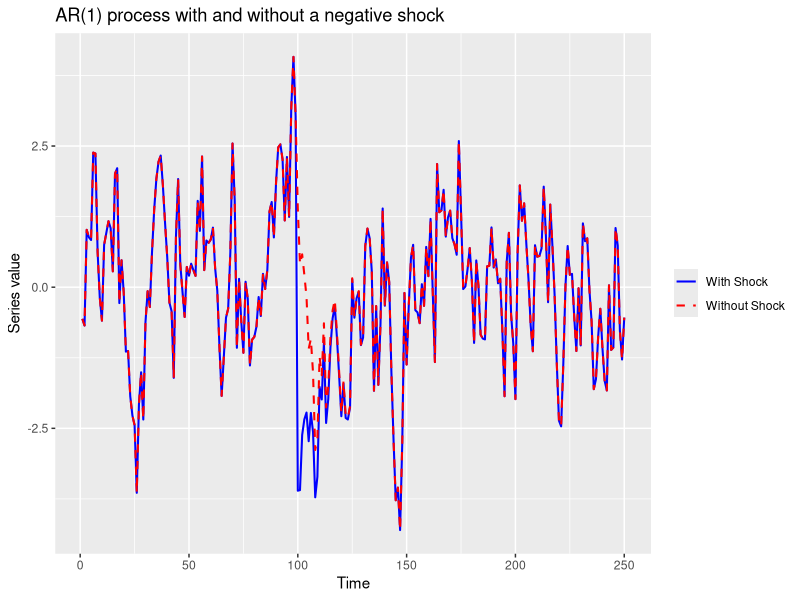
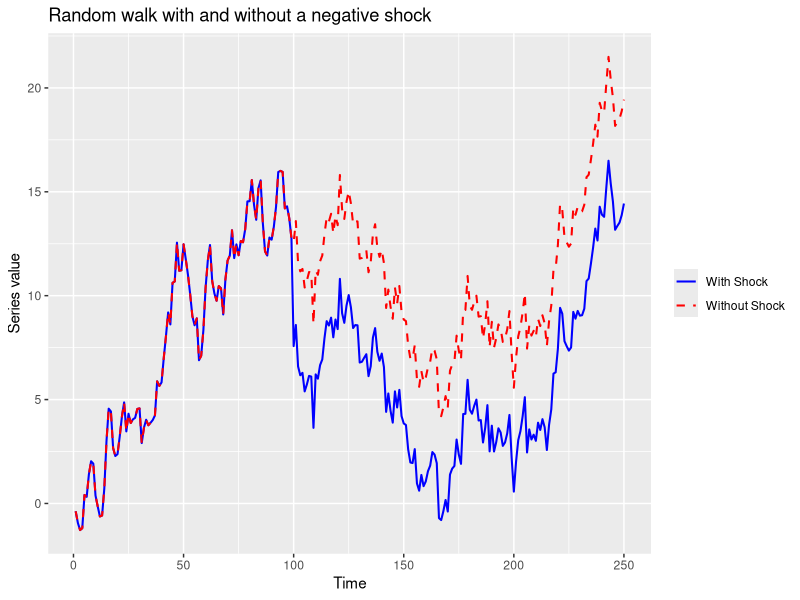

These charts were generated, in order, by the following R code:
## =====================================================
## 1. Prepare environment & set working directory
## =====================================================

# Load packages
library(ggplot2)

# Set working directory (optional for RStudio users)
if (requireNamespace("rstudioapi", quietly = TRUE) && rstudioapi::isAvailable()) {
  setwd(dirname(rstudioapi::getActiveDocumentContext()$path))
}

## =====================================================
## 2. Simulate AR(1) process with and without a shock
## =====================================================

set.seed(123)

n      <- 250               # number of observations
phi    <- 0.8               # AR(1) coefficient
shock_t <- 100              # time of the negative shock
shock_size <- -5            # size of the shock

# Innovations (same for both series)
eps_ar <- rnorm(n)

# AR(1) without shock
Y_ar_noshock <- numeric(n)
Y_ar_noshock[1] <- eps_ar[1]
for (t in 2:n) {
  Y_ar_noshock[t] <- phi * Y_ar_noshock[t - 1] + eps_ar[t]
}

# AR(1) with a negative shock at time shock_t
Y_ar_shock <- numeric(n)
Y_ar_shock[1] <- eps_ar[1]
for (t in 2:n) {
  e_t <- eps_ar[t]
  if (t == shock_t) e_t <- e_t + shock_size
  Y_ar_shock[t] <- phi * Y_ar_shock[t - 1] + e_t
}

# Data frame for plotting
df_ar <- data.frame(
  Time  = rep(1:n, times = 2),
  Value = c(Y_ar_shock, Y_ar_noshock),
  Series = factor(rep(c("With Shock", "Without Shock"),
                      each = n))
)

## =====================================================
## 3. Plot AR(1) process with and without a negative shock
## =====================================================

p_ar <- ggplot(df_ar, aes(x = Time, y = Value, colour = Series, linetype = Series)) +
  geom_line(linewidth = 0.7) +
  scale_colour_manual(values = c("With Shock" = "blue",
                                 "Without Shock" = "red")) +
  scale_linetype_manual(values = c("With Shock" = "solid",
                                   "Without Shock" = "dashed")) +
  labs(title = "AR(1) process with and without a negative shock",
       x = "Time",
       y = "Series value") + 
  theme(legend.title = element_blank())

ggsave("ar1_comparison_plot.png", p_ar,
       width = 6, height = 4, dpi = 300)

## =====================================================
## 4. Simulate random walk with and without a shock
## =====================================================

# Innovations (same for both series)
eps_rw <- rnorm(n)

# Random walk without shock: X_t = X_{t-1} + eps_t
X_rw_noshock <- numeric(n)
X_rw_noshock[1] <- eps_rw[1]
for (t in 2:n) {
  X_rw_noshock[t] <- X_rw_noshock[t - 1] + eps_rw[t]
}

# Random walk with a negative shock at time shock_t
X_rw_shock <- numeric(n)
X_rw_shock[1] <- eps_rw[1]
for (t in 2:n) {
  e_t <- eps_rw[t]
  if (t == shock_t) e_t <- e_t + shock_size
  X_rw_shock[t] <- X_rw_shock[t - 1] + e_t
}

df_rw <- data.frame(
  Time  = rep(1:n, times = 2),
  Value = c(X_rw_shock, X_rw_noshock),
  Series = factor(rep(c("With Shock", "Without Shock"),
                      each = n))
)

## =====================================================
## 5. Plot random walk with and without a negative shock
## =====================================================

p_rw <- ggplot(df_rw, aes(x = Time, y = Value, colour = Series, linetype = Series)) +
  geom_line(linewidth = 0.7) +
  scale_colour_manual(values = c("With Shock" = "blue",
                                 "Without Shock" = "red")) +
  scale_linetype_manual(values = c("With Shock" = "solid",
                                   "Without Shock" = "dashed")) +
  labs(title = "Random walk with and without a negative shock",
       x = "Time",
       y = "Series value") +
  theme(legend.title = element_blank())

ggsave("rw_comparison_plot.png", p_rw,
       width = 6, height = 4, dpi = 300)
